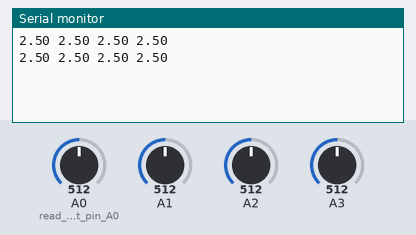
Recording of a sketch running on a simulated Arduino Uno, built with avr-gcc and run on an emulated ATmega328P. On the bench: the last lines printed to the serial monitor. The test bench sets the inputs (shaded band); at power-on: A0 (read_voltage_at_pin_A0) = 512, A1 = 512, A2 = 512, A3 = 512.

Above: at 1.8 s.
1.9 s: A0 (read_voltage_at_pin_A0) set to 716
At 2.8 s:
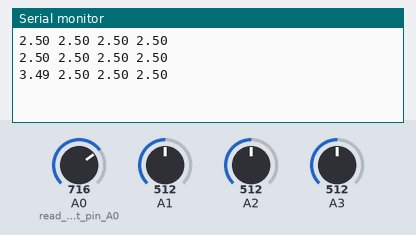
3.4 s: A1 set to 716
At 4.5 s:
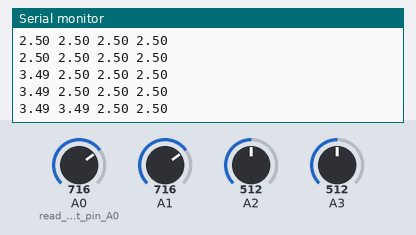
4.9 s: A2 set to 716
At 5.8 s:
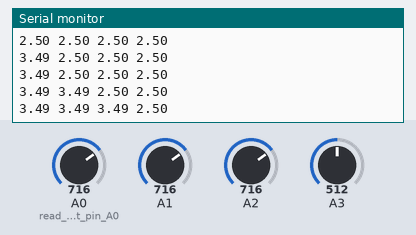
6.4 s: A3 set to 716
At 7.7 s:
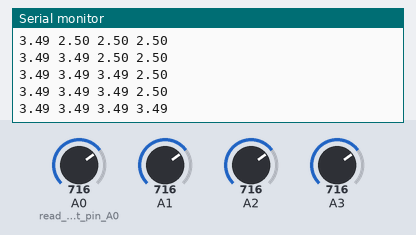
7.9 s: A0 (read_voltage_at_pin_A0) set to 992
At 8.8 s:
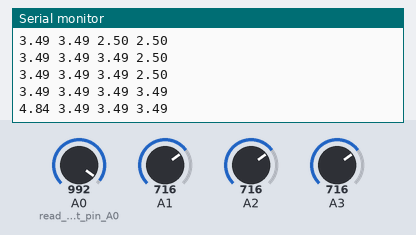
9.4 s: A1 set to 992
At 10.6 s:
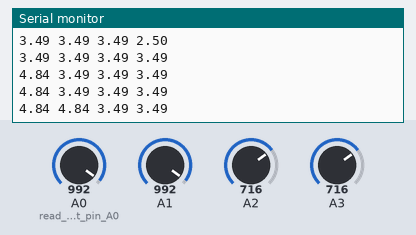
Timing chart, 0 to 11.9 s (numbered marks = the images above; inputs shaded):
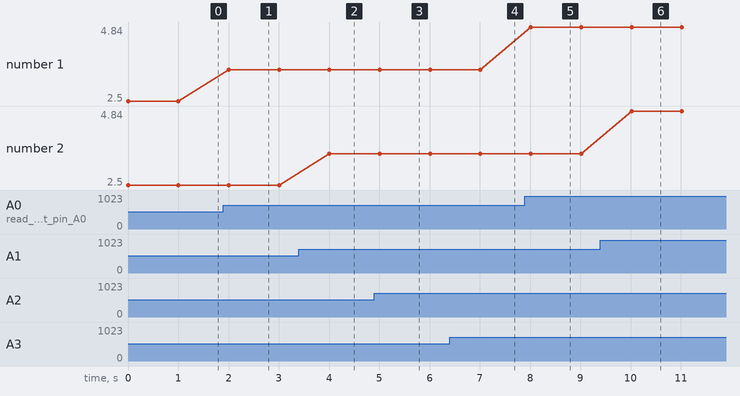

Measured:
- after the input at 1.9 s, the serial monitor: prints a new line after 0.10 s (image 1)
- after the input at 3.4 s, the serial monitor: prints a new line after 0.61 s (image 2)
- after the input at 4.9 s, the serial monitor: prints a new line after 0.11 s (image 3)
- after the input at 6.4 s, the serial monitor: prints a new line after 0.61 s (image 4)
- after the input at 7.9 s, the serial monitor: prints a new line after 0.12 s (image 5)
- after the input at 9.4 s, the serial monitor: prints a new line after 0.62 s (image 6)
- plotted number 1: 2.5 → 3.49 after the input at 1.9 s, 3.49 → 4.84 after the input at 7.9 s

The sketch:

VoltageDivider.ino
```cpp
//variables for voltage reading on A0-A3
double volt0;
double volt1;
double volt2;
double volt3;

void setup()
{
  // put your setup code here, to run once:
  pinMode(A0,INPUT);    //read voltage at pin A0
  pinMode(A1,INPUT);
  pinMode(A2,INPUT);
  pinMode(A3,INPUT);
  Serial.begin(9600);   //baud rate
}

void loop() {
  // put your main code here, to run repeatedly:
  volt0 = 0.00488*analogRead(A0);     //read voltage at A0
  volt1 = 0.00488*analogRead(A1);     //read voltage at A1
  volt2 = 0.00488*analogRead(A2);     //read voltage at A2
  volt3 = 0.00488*analogRead(A3);     //read voltage at A3
  Serial.print(volt0);    //print voltage at A0
  Serial.print(" ");
  Serial.print(volt1);    //print voltage at A1
  Serial.print(" ");
  Serial.print(volt2);    //print voltage at A2
  Serial.print(" ");
  Serial.print(volt3);    //print voltage at A3
  Serial.println();       //print a new line
  delay(1000);
}
```
